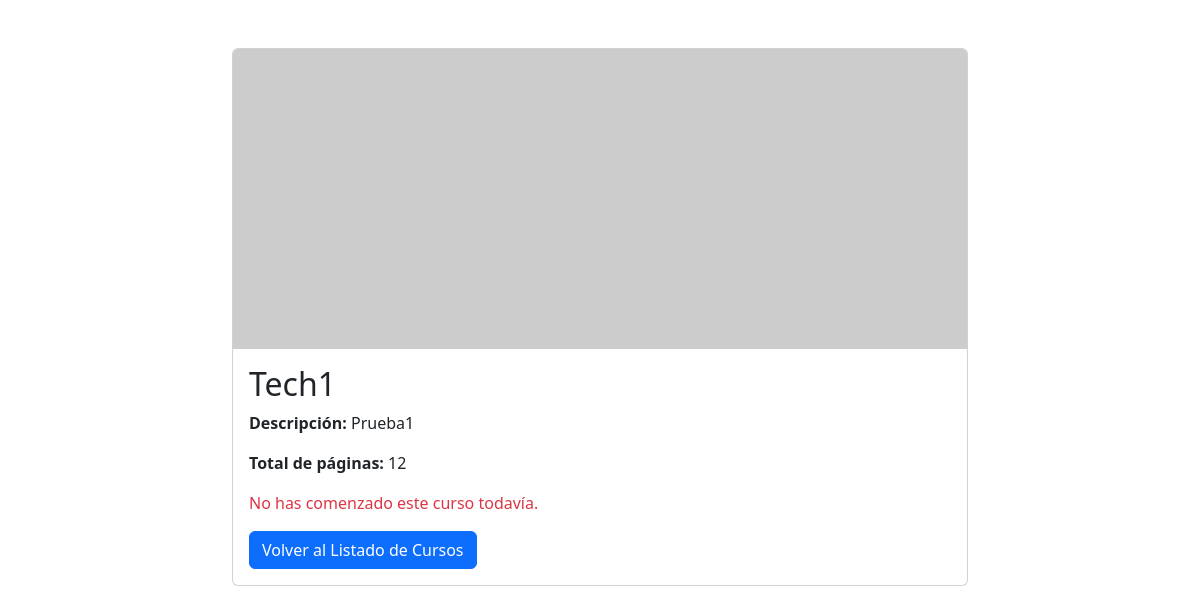
The page /cursos/curso/1/ on the database its author committed.
### cursos/models.py (models this page shows, shortened)
class Curso(models.Model):
    nombre = models.CharField(max_length=200)
    descripcion = models.TextField()
    total_paginas = models.IntegerField()
    imagen = models.ImageField(upload_to='cursos_imagenes/', blank=True, null=True)  # Campo para la imagen

### cursos/views.py (the view)
# urls.py: path('<int:curso_id>/', views.detalle_curso, name='detalle_curso'),
def detalle_curso(request, curso_id):
    curso = get_object_or_404(Curso, id=curso_id)
    progreso = None
    if request.user.is_authenticated:
        progreso = Progreso.objects.filter(usuario=request.user, curso=curso).first()
    context = {
        'curso': curso,
        'progreso': progreso,
    }
    return render(request, 'cursos/detalle_curso.html', context)

### cursos/templates/cursos/detalle_curso.html (shortened to what this page needs)
<!DOCTYPE html>
{% load form_filters %}
<html lang="es">
<head>
    <link href="https://cdn.jsdelivr.net/npm/bootstrap@5.3.0/dist/css/bootstrap.min.css" rel="stylesheet">
</head>
<body>
    <div class="container mt-5">
        <div class="row">
            <div class="col-md-8 offset-md-2">
                <div class="card">
                    {% if curso.imagen %}
                    <img src="{{ curso.imagen.url }}" class="card-img-top" alt="{{ curso.nombre }}" style="height:300px; object-fit:cover;">
                    {% else %}
                    <img src="https://via.placeholder.com/300x150" class="card-img-top" alt="Imagen no disponible" style="height:300px; object-fit:cover;">
                    {% endif %}
                    <div class="card-body">
                        <h2 class="card-title">{{ curso.nombre }}</h2>
                        <p class="card-text"><strong>Descripción:</strong> {{ curso.descripcion }}</p>
                        <p class="card-text"><strong>Total de páginas:</strong> {{ curso.total_paginas }}</p>
                        {% if progreso %}
                        <p class="card-text"><strong>Páginas visitadas:</strong> {{ progreso.paginas_visitadas }} / {{ progreso.total_paginas }}</p>
                        <p class="card-text"><strong>Progreso total:</strong> {{ progreso.avance_total }}%</p>
                        <p class="card-text"><strong>Resultado del examen:</strong> {{ progreso.resultado_examen|default:"N/A" }}%</p>
                        {% else %}
                        <p class="text-danger">No has comenzado este curso todavía.</p>
                        {% endif %}
                        <a href="{% url 'listado_cursos' %}" class="btn btn-primary">Volver al Listado de Cursos</a>
                    </div>
                </div>
            </div>
        </div>
    </div>
</body>
</html>

### rows shown on the page
Curso: nombre "Tech1", descripcion "Prueba1", total_paginas "12"
